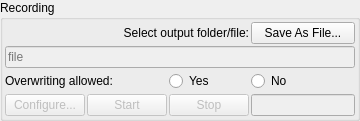
       <widget class="QGroupBox" name="groupBox_commands_4">
        <property name="maximumSize">
         <size>
          <width>360</width>
          <height>16777215</height>
         </size>
        </property>
        <property name="title">
         <string>Recording</string>
        </property>
        <layout class="QGridLayout" name="gridLayout_9">
         <property name="leftMargin">
          <number>2</number>
         </property>
         <property name="topMargin">
          <number>2</number>
         </property>
         <property name="rightMargin">
          <number>2</number>
         </property>
         <property name="bottomMargin">
          <number>2</number>
         </property>
         <property name="spacing">
          <number>2</number>
         </property>
         <item row="0" column="3">
          <widget class="QPushButton" name="button_select_recording_file">
           <property name="minimumSize">
            <size>
             <width>0</width>
             <height>22</height>
            </size>
           </property>
           <property name="text">
            <string>Save As File...</string>
           </property>
           <property name="opcua" stdset="0">
            <string/>
           </property>
          </widget>
         </item>
         <item row="3" column="0">
          <widget class="QPushButton" name="button_recording_config">
           <property name="enabled">
            <bool>false</bool>
           </property>
           <property name="minimumSize">
            <size>
             <width>0</width>
             <height>22</height>
            </size>
           </property>
           <property name="text">
            <string>Configure...</string>
           </property>
          </widget>
         </item>
         <item row="3" column="2">
          <widget class="QPushButton" name="button_recording_stop">
           <property name="enabled">
            <bool>false</bool>
           </property>
           <property name="minimumSize">
            <size>
             <width>0</width>
             <height>22</height>
            </size>
           </property>
           <property name="text">
            <string>Stop</string>
           </property>
          </widget>
         </item>
         <item row="1" column="0" colspan="4">
          <widget class="QLineEdit" name="line_edit_recording_file">
           <property name="enabled">
            <bool>false</bool>
           </property>
           <property name="minimumSize">
            <size>
             <width>0</width>
             <height>22</height>
            </size>
           </property>
           <property name="alignment">
            <set>Qt::AlignmentFlag::AlignLeading|Qt::AlignmentFlag::AlignLeft|Qt::AlignmentFlag::AlignVCenter</set>
           </property>
           <property name="placeholderText">
            <string>file</string>
           </property>
          </widget>
         </item>
         <item row="3" column="3">
          <widget class="QLineEdit" name="line_edit_recording_status">
           <property name="enabled">
            <bool>false</bool>
           </property>
           <property name="minimumSize">
            <size>
             <width>55</width>
             <height>22</height>
            </size>
           </property>
           <property name="focusPolicy">
            <enum>Qt::FocusPolicy::NoFocus</enum>
           </property>
           <property name="alignment">
            <set>Qt::AlignmentFlag::AlignCenter</set>
           </property>
           <property name="readOnly">
            <bool>true</bool>
           </property>
           <property name="led_colour" stdset="0">
            <string>green</string>
           </property>
          </widget>
         </item>
         <item row="2" column="2">
          <widget class="QRadioButton" name="button_recording_overwrite_yes">
           <property name="minimumSize">
            <size>
             <width>0</width>
             <height>22</height>
            </size>
           </property>
           <property name="text">
            <string>Yes</string>
           </property>
           <property name="opcua" stdset="0">
            <string/>
           </property>
          </widget>
         </item>
         <item row="3" column="1">
          <widget class="QPushButton" name="button_recording_start">
           <property name="enabled">
            <bool>false</bool>
           </property>
           <property name="minimumSize">
            <size>
             <width>0</width>
             <height>22</height>
            </size>
           </property>
           <property name="text">
            <string>Start</string>
           </property>
          </widget>
         </item>
         <item row="2" column="3">
          <widget class="QRadioButton" name="button_recording_overwrite_no">
           <property name="text">
            <string>No</string>
           </property>
           <property name="opcua" stdset="0">
            <string/>
           </property>
          </widget>
         </item>
         <item row="2" column="0" colspan="2">
          <widget class="QLabel" name="label_120">
           <property name="text">
            <string>Overwriting allowed:</string>
           </property>
          </widget>
         </item>
         <item row="0" column="0" colspan="3">
          <widget class="QLabel" name="label_89">
           <property name="text">
            <string>Select output folder/file:</string>
           </property>
           <property name="alignment">
            <set>Qt::AlignmentFlag::AlignRight|Qt::AlignmentFlag::AlignTrailing|Qt::AlignmentFlag::AlignVCenter</set>
           </property>
          </widget>
         </item>
        </layout>
       </widget>
